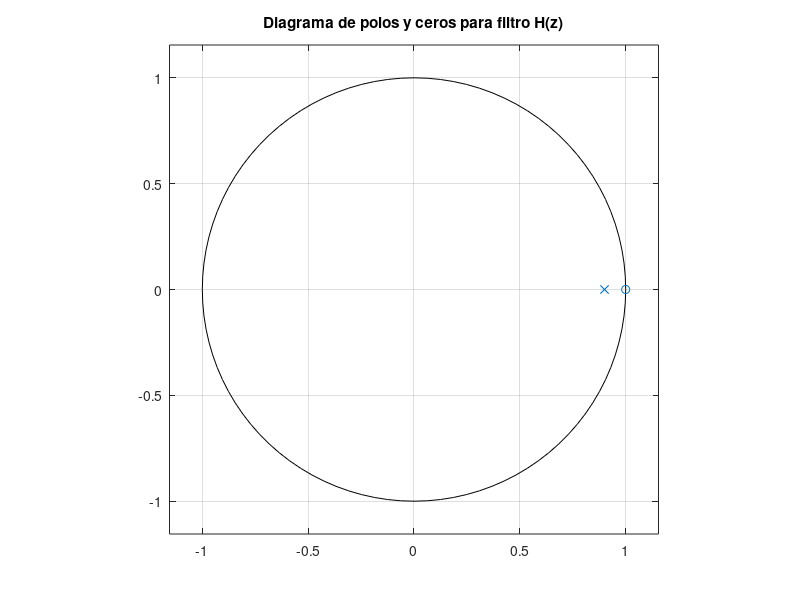
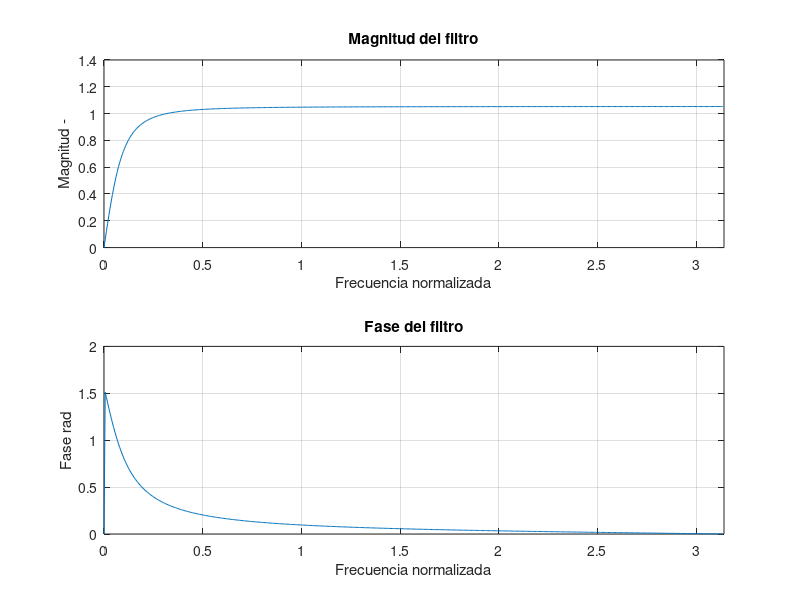

The MATLAB script that drew these images, in order: (Note: this script raises an error after producing the figures.)
%% Funcion de transferencia
clc, clear, close all;
plotPath = "../plots/";
name = "1_zp_diag";
figure 
	poles = [0.9];
	zeros = [1];
	zplane(zeros,poles)
	title("Diagrama de polos y ceros para filtro H(z)")
	grid on
cfg.PaperPositionMode = 'auto';
print(plotPath+name,'-dpdf','-bestfit');

%% Diagrama de magnitud y fase
clc, clear, close all;
plotPath = "../plots/";
name = "1_mag_phase";
num = [1 -1];
den = [1 -0.9];
[h,w] = freqz(num, den);
figure
	subplot(2,1,1)
		plot(w,abs(h))
		title("Magnitud del filtro")
		xlabel("Frecuencia normalizada")
		ylabel("Magnitud -")
		grid on
		xlim([0,pi])
	subplot(2,1,2)
		plot(w,unwrap(angle(h)))
		title("Fase del filtro")
		xlabel("Frecuencia normalizada")
		ylabel("Fase rad")
		grid on
		xlim([0,pi])
cfg.PaperPositionMode = 'auto';
print(plotPath+name,'-dpdf','-bestfit');

%% Filtro evaluado en pi/6
clc, clear, close all;
e_term = exp(j*pi/6);
Gn = 0.95;
num = e_term - 1;
den = e_term - 0.9;
H_e = Gn*num/den;

%% Filtraje electrocardiograma
clc, clear, close all;
plotPath = "../plots/";
ecg = load("../rsrc/ecg2x60.dat");
fs = 200; 
fr = 60;
X = fftshift(fft(ecg));
w = 2*pi*([0:1:length(ecg)-1] - length(ecg)/2)/length(ecg);
name = "ecg_time_freq";
figure
	subplot(3,1,1)
		plot([0:1:length(ecg)-1], ecg)
		xlabel("Muestras")
		ylabel("Amplitud")
		title("ECG muestreado")
		axis tight
		grid on
	subplot(3,1,2)
		plot(w,db(X))
		xlabel("Frecuencia normalizada")
		ylabel("Magnitud dB")
		title("Magnitud del espectro de la señal")
		grid on
		axis tight
	subplot(3,1,3)
		plot(w,unwrap(angle(X)))
		xlabel("Frecuencia normalizada")
		ylabel("Fase rad")
		title("Fase del espectro de la señal")
		grid on
		axis tight
cfg.PaperPositionMode = 'auto';
print(plotPath+name,'-dpdf','-bestfit');
%% Filtro 2 ceros, 2 polos en cero
close all;
num  = [1 -2*cos(0.6*pi) 1];
den  = [1 0 0];
x_0 = filter(num,den,ecg);
% Analisis filtro
[h,w] = freqz(num, den);
name = "ecg_poles_0";
figure
	subplot(2,1,1)
		plot(w,db(h))
		title("Magnitud del filtro")
		xlabel("Frecuencia normalizada")
		ylabel("Magnitud -")
		grid on
		xlim([0,pi])
	subplot(2,1,2)
		plot(w,unwrap(angle(h)))
		title("Fase del filtro")
		xlabel("Frecuencia normalizada")
		ylabel("Fase rad")
		grid on
		xlim([0,pi])
cfg.PaperPositionMode = 'auto';
print(plotPath+name,'-dpdf','-bestfit');

% Resultado de filtraje
ecg_f_0 = filter(num, den, ecg);
X_f_0 = fftshift(fft(ecg_f_0));
w = 2*pi*([0:1:length(ecg_f_0)-1] - length(ecg_f_0)/2)/length(ecg_f_0);
name = "ecg_poles_0_filtered";
figure
	subplot(3,1,1)
		plot([0:1:length(ecg_f_0)-1], ecg_f_0)
		xlabel("Muestras")
		ylabel("Amplitud")
		title("ECG muestreado - F1")
		axis tight
		grid on
	subplot(3,1,2)
		plot(w,db(X_f_0))
		xlabel("Frecuencia normalizada")
		ylabel("Magnitud dB")
		title("Magnitud del espectro de la señal")
		grid on
		axis tight
	subplot(3,1,3)
		plot(w,unwrap(angle(X_f_0)))
		xlabel("Frecuencia normalizada")
		ylabel("Fase rad")
		title("Fase del espectro de la señal")
		grid on
		axis tight
cfg.PaperPositionMode = 'auto';
print(plotPath+name,'-dpdf','-bestfit');

name = "egc_f_0_comparative";
figure
	plot([0:1:length(ecg)-1], ecg)
	xlabel("Muestras")
	ylabel("Amplitud")
	title("Comparacion resultados")
	axis tight
	grid on
	hold on
	plot([0:1:length(ecg_f_0)-1], ecg_f_0)
	hold off
	legend(["Señal original", "Señal filtrada"]);
cfg.PaperPositionMode = 'auto';
print(plotPath+name,'-dpdf','-bestfit');

%% Filtro 2 ceros, 2 polos
close all;
num  = [1 -2*cos(0.6*pi) 1];
den  = [1 0.5562 0.8100];
x_1 = filter(num,den,ecg);
% Analisis filtro
[h,w] = freqz(num, den);
name = "ecg_poles_2";
figure
	subplot(2,1,1)
		plot(w,db(h))
		title("Magnitud del filtro")
		xlabel("Frecuencia normalizada")
		ylabel("Magnitud -")
		grid on
		xlim([0,pi])
	subplot(2,1,2)
		plot(w,unwrap(angle(h)))
		title("Fase del filtro")
		xlabel("Frecuencia normalizada")
		ylabel("Fase rad")
		grid on
		xlim([0,pi])
cfg.PaperPositionMode = 'auto';
print(plotPath+name,'-dpdf','-bestfit');

% Resultado de filtraje
ecg_f_2 = filter(num, den, ecg);
X_f_2 = fftshift(fft(ecg_f_2));
w = 2*pi*([0:1:length(ecg_f_2)-1] - length(ecg_f_2)/2)/length(ecg_f_2);
name = "ecg_poles_2_filtered";
figure
	subplot(3,1,1)
		plot([0:1:length(ecg_f_2)-1], ecg_f_2)
		xlabel("Muestras")
		ylabel("Amplitud")
		title("ECG muestreado - F2")
		axis tight
		grid on
	subplot(3,1,2)
		plot(w,db(X_f_2))
		xlabel("Frecuencia normalizada")
		ylabel("Magnitud dB")
		title("Magnitud del espectro de la señal")
		grid on
		axis tight
	subplot(3,1,3)
		plot(w,unwrap(angle(X_f_2)))
		xlabel("Frecuencia normalizada")
		ylabel("Fase rad")
		title("Fase del espectro de la señal")
		grid on
		axis tight
cfg.PaperPositionMode = 'auto';
print(plotPath+name,'-dpdf','-bestfit');

